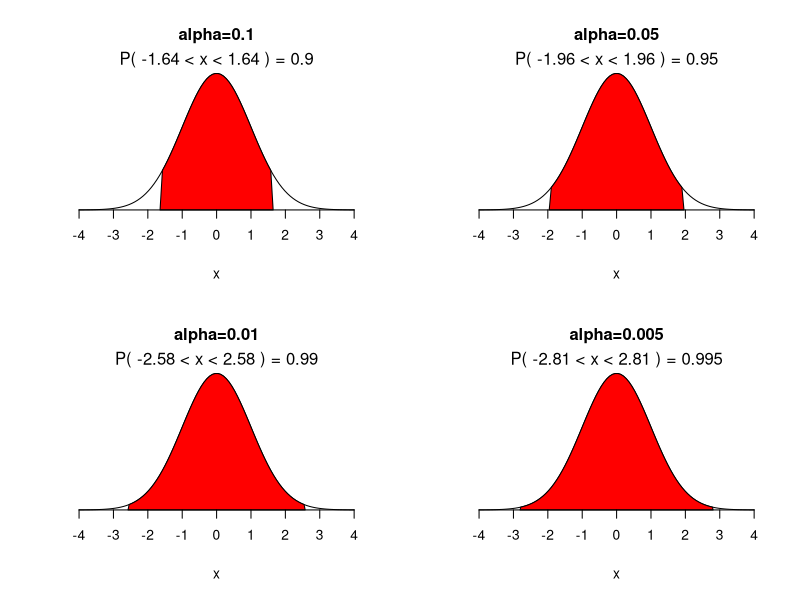

This figure's R source:
mean = 0; sd = 1

op <- par(mfrow=c(2,2))

## alpha = .1 

alpha = .1 

z.half.alpha = qnorm(1-alpha/2)
lb=-z.half.alpha; ub=z.half.alpha

x <- seq(-4,4,length=100)*sd + mean
hx <- dnorm(x,mean,sd)

plot(x, hx, type="n", xlab="x", ylab="", 
     main=paste0("alpha=",alpha), axes=FALSE)

i <- x >= lb & x <= ub
lines(x, hx)
polygon(c(lb,x[i],ub), c(0,hx[i],0), col="red")

area <- pnorm(ub, mean, sd) - pnorm(lb, mean, sd)

result <- paste("P(",round(lb,2),"< x <",round(ub,2),") =",
                signif(area, digits=3))
mtext(result,3)
axis(1, at=seq(-4, 4, 1), pos=0) 

## alpha = .05 

alpha = .05 

z.half.alpha = qnorm(1-alpha/2)
lb=-z.half.alpha; ub=z.half.alpha

x <- seq(-4,4,length=100)*sd + mean
hx <- dnorm(x,mean,sd)

plot(x, hx, type="n", xlab="x", ylab="", 
     main=paste0("alpha=",alpha), axes=FALSE)

i <- x >= lb & x <= ub
lines(x, hx)
polygon(c(lb,x[i],ub), c(0,hx[i],0), col="red")

area <- pnorm(ub, mean, sd) - pnorm(lb, mean, sd)

result <- paste("P(",round(lb,2),"< x <",round(ub,2),") =",
                signif(area, digits=3))
mtext(result,3)
axis(1, at=seq(-4, 4, 1), pos=0) 

## alpha = .01 

alpha = .01 

z.half.alpha = qnorm(1-alpha/2)
lb=-z.half.alpha; ub=z.half.alpha

x <- seq(-4,4,length=100)*sd + mean
hx <- dnorm(x,mean,sd)

plot(x, hx, type="n", xlab="x", ylab="", 
     main=paste0("alpha=",alpha), axes=FALSE)

i <- x >= lb & x <= ub
lines(x, hx)
polygon(c(lb,x[i],ub), c(0,hx[i],0), col="red")

area <- pnorm(ub, mean, sd) - pnorm(lb, mean, sd)

result <- paste("P(",round(lb,2),"< x <",round(ub,2),") =",
                signif(area, digits=3))
mtext(result,3)
axis(1, at=seq(-4, 4, 1), pos=0) 

## alpha = .005  

alpha = .005 

z.half.alpha = qnorm(1-alpha/2)
lb=-z.half.alpha; ub=z.half.alpha

x <- seq(-4,4,length=100)*sd + mean
hx <- dnorm(x,mean,sd)

plot(x, hx, type="n", xlab="x", ylab="", 
     main=paste0("alpha=",alpha), axes=FALSE)

i <- x >= lb & x <= ub
lines(x, hx)
polygon(c(lb,x[i],ub), c(0,hx[i],0), col="red")

area <- pnorm(ub, mean, sd) - pnorm(lb, mean, sd)

result <- paste("P(",round(lb,2),"< x <",round(ub,2),") =",
                signif(area, digits=3))
mtext(result,3)
axis(1, at=seq(-4, 4, 1), pos=0) 

## reset plot options

par(op)

